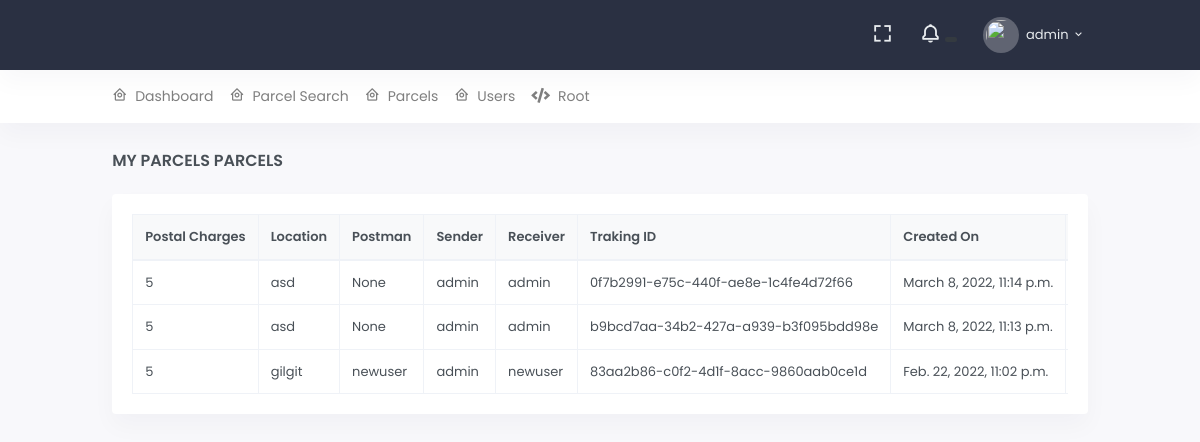
The page /c/parcel/ (signed in) on the database as committed earlier.
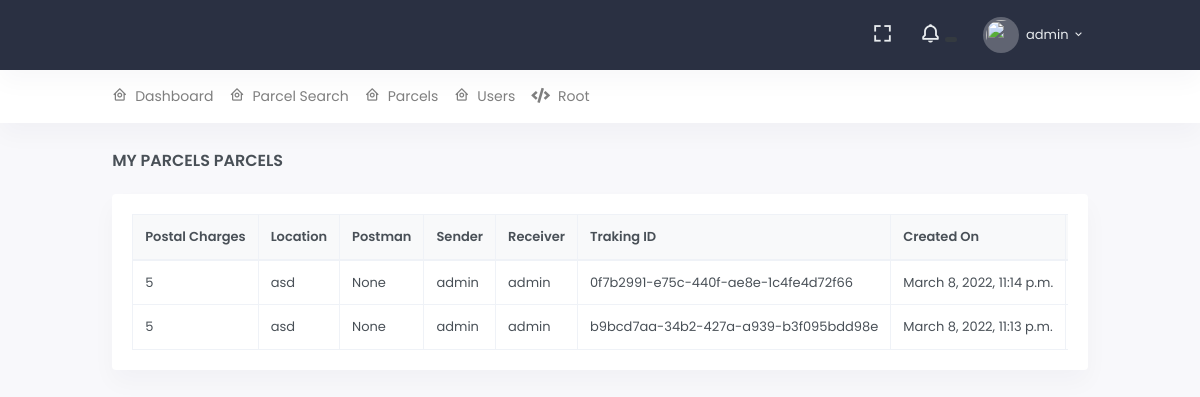
The same page on the database as committed later.
### src/api/models.py (models this page shows, shortened)
class Parcel(models.Model):
    SERVICE_TYPES_CHOICES = (
        ('urgent', 'urgent'),
        ('normal', 'normal'),
    )
    qr_image = ResizedImageField(
        upload_to='account/images/qrs/', null=True, blank=True, quality=75,
        help_text='size of logo must be 100*100 and format must be png image file', crop=['middle', 'center']
    )
    tracking_id = models.CharField(max_length=100, blank=True, unique=True, default=uuid.uuid4)
    postal_charges = models.PositiveIntegerField(default=5)
    service_type = models.CharField(max_length=255, choices=SERVICE_TYPES_CHOICES)
    latitude = models.DecimalField(max_digits=9, decimal_places=6, default=0.00, blank=True, null=True)
    longitude = models.DecimalField(max_digits=9, decimal_places=6, default=0.00, blank=True, null=True)
    dispatchLocation = models.CharField(max_length=1000)
    postman = models.ForeignKey('accounts.User', on_delete=models.CASCADE, related_name='postman', null=True, blank=True)
    sender = models.ForeignKey('accounts.User', on_delete=models.CASCADE, related_name='sender')
    receiver = models.ForeignKey('accounts.User', on_delete=models.CASCADE, related_name='receiver')
    details = models.TextField(null=True, blank=True)
    is_active = models.BooleanField(default=True)
    created_on = models.DateTimeField(auto_now_add=True)
    class Meta:
        ordering = ['-id']

### src/accounts/models.py (models this page shows, shortened)
class User(AbstractUser):
    TYPES_OF_USERS = (
        ("CUSTOMER", 'Customer'),
        ("MANAGER", 'Manager'),
        ("POSTMAN", 'Postman')
    )
    profile_image = ResizedImageField(
        upload_to='account/images/profiles/', null=True, blank=True, size=[100, 100], quality=75, force_format='PNG',
        help_text='size of logo must be 100*100 and format must be png image file', crop=['middle', 'center']
    )
    phone_number = models.CharField(max_length=30, null=True, blank=True)
    cnic = models.CharField(max_length=13, null=False, blank=False, help_text="13 digits cnic without -", unique=True)
    address = models.TextField(max_length=30, null=True, blank=True)
    latitude = models.DecimalField(max_digits=9, decimal_places=6, default=0.00, blank=True, null=True)
    longitude = models.DecimalField(max_digits=9, decimal_places=6, default=0.00, blank=True, null=True)
    type = models.CharField(max_length=20, default='CUSTOMER', choices=TYPES_OF_USERS)
    is_customer = models.BooleanField(default=True)
    is_postman = models.BooleanField(default=False)
    class Meta:
        ordering = ['-id']
        verbose_name = 'User'
        verbose_name_plural = 'Users'
    def __str__(self):
        return self.username

### src/portals/customer/views.py (the view)
# urls.py: path('parcel/', ParcelListView.as_view(), name='parcel'),
@method_decorator(customer_decorators, name='dispatch')
class ParcelListView(ListView):
    queryset = Parcel.objects.all()
    template_name = 'customer/parcel_list.html'
    def get_queryset(self):
        return Parcel.objects.filter(sender=self.request.user)

### src/portals/customer/templates/customer/parcel_list.html (shortened to what this page needs)
{% extends 'core/base.html' %}
{% load custom_tags %}
{% block page_heading %}
    My Parcels Parcels
{% endblock %}
{% block content %}
    <div class="row">
        <div class="col-12">
            <div class="card">
                <div class="card-body">
                    {% if parcel_list %}
                        <div class="table-responsive">
                            <table class="table table-bordered table-centered table-nowrap mb-0">
                                <thead class="thead-light">
                                <tr>
                                    <th>Postal Charges</th>
                                    <th>Location</th>
                                    <th>Postman</th>
                                    <th>Sender</th>
                                    <th>Receiver</th>
                                    <th>Traking ID</th>
                                    <th>Created On</th>
                                    <th>QR Code</th>
                                </tr>
                                </thead>
                                <tbody>
                                {% for object in parcel_list %}
                                    <tr>
                                        <td>{{ object.postal_charges }}</td>
                                        <td>{{ object.dispatchLocation }}</td>
                                        <td>{{ object.postman }}</td>
                                        <td>{{ object.sender }}</td>
                                        <td>{{ object.receiver }}</td>
                                        <td>{{ object.tracking_id }}</td>
                                        <td>{{ object.created_on }}</td>
                                        <td><a href="/media/{{ object.tracking_id }}-QR.png">QR code</a></td>
                                    </tr>
                                {% endfor %}
                                </tbody>
                            </table>
                        </div>
                    {% else %}
                        <b class="text-danger">! No parcels found</b>
                    {% endif %}
                </div>
            </div>
        </div>
    </div>
{% endblock %}

Rows that differ between the two databases and show on the page:
removed Parcel: postal_charges "5", dispatchLocation "gilgit", postman "newuser", sender "admin", receiver "newuser", tracking_id "83aa2b86-c0f2-4d1f-8acc-9860aab0ce1d", created_on "Feb. 22, 2022, 11:02 p.m."
